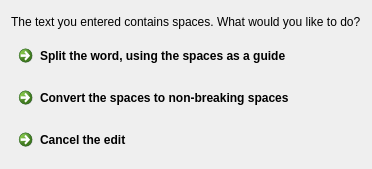
<?xml version="1.0" encoding="UTF-8"?>
<ui version="4.0">
 <class>DealWithSpacesDialog</class>
 <widget class="QDialog" name="DealWithSpacesDialog">
  <property name="geometry">
   <rect>
    <x>0</x>
    <y>0</y>
    <width>336</width>
    <height>169</height>
   </rect>
  </property>
  <property name="windowTitle">
   <string>You've entered spaces</string>
  </property>
  <layout class="QVBoxLayout" name="verticalLayout">
   <item>
    <widget class="QLabel" name="label">
     <property name="text">
      <string>The text you entered contains spaces. What would you like to do?</string>
     </property>
    </widget>
   </item>
   <item>
    <widget class="QCommandLinkButton" name="splitWord">
     <property name="text">
      <string>Split the word, using the spaces as a guide</string>
     </property>
    </widget>
   </item>
   <item>
    <widget class="QCommandLinkButton" name="convertSpaces">
     <property name="text">
      <string>Convert the spaces to non-breaking spaces</string>
     </property>
    </widget>
   </item>
   <item>
    <widget class="QCommandLinkButton" name="cancelEdit">
     <property name="text">
      <string>Cancel the edit</string>
     </property>
    </widget>
   </item>
  </layout>
 </widget>
 <resources/>
 <connections/>
</ui>
